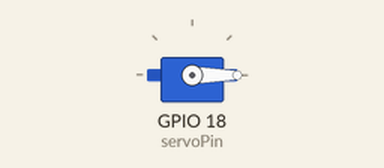
This sketch was run on a simulated ESP32. Parts: servo.

Above: at 0.05 s.
At 3.0 s:
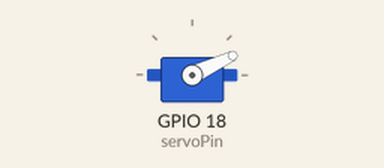
Timing chart, 0 to 6.9 s (numbered marks = the images above):
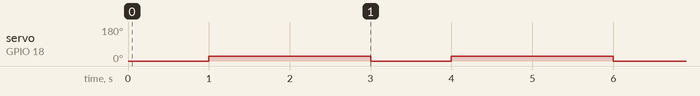

The sketch:

Motor-testing.ino
```cpp
#include <ESP32Servo.h>

Servo myServo;

// Recommended pins for ESP32: 18, 19, 21, 22, 23, 25, 26
int servoPin = 18;

void setup() {
  Serial.begin(115200);
  myServo.attach(servoPin); // attaches the servo on pin 18
}

void loop() {
  myServo.write(0);    // 0 degrees
  delay(1000);

  myServo.write(25);   // 90 degrees
  delay(1000);

  myServo.write(25.4);  // 180 degrees
  delay(1000);
}
```

Measured:
- by itself, servo on GPIO 18 (servoPin): alternates 25° for 2.0 s and 0° for 1.0 s
